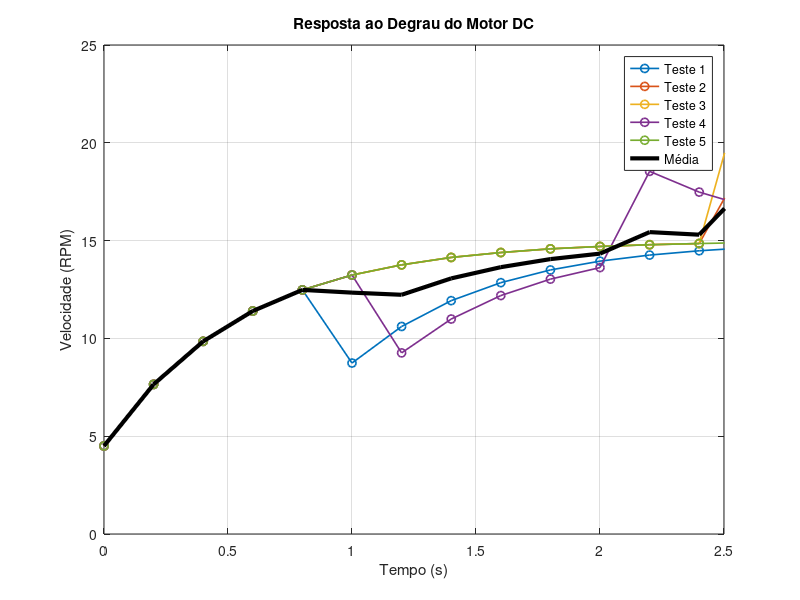

The MATLAB source for this figure:
clc;
clear;
close all;

% ==========================================
% TEMPO
% ==========================================

t = 0:0.2:3.8;

% ==========================================
% TESTE 1
% ==========================================

rpm1 = [
4.50
7.65
9.85
11.40
12.48
8.74
10.61
11.93
12.85
13.50
13.95
14.26
14.48
14.64
19.25
17.97
21.58
19.61
18.22
17.26
];

% ==========================================
% TESTE 2
% ==========================================

rpm2 = [
4.50
7.65
9.85
11.40
12.48
13.24
13.76
14.14
14.39
14.58
14.70
14.79
14.85
19.40
18.08
21.66
19.66
18.26
17.28
16.60
];

% ==========================================
% TESTE 3
% ==========================================

rpm3 = [
4.50
7.65
9.85
11.40
12.48
13.24
13.76
14.14
14.39
14.58
14.70
14.79
14.85
23.90
21.23
19.36
22.55
20.29
18.70
17.59
];

% ==========================================
% TESTE 4
% ==========================================

rpm4 = [
4.50
7.65
9.85
11.40
12.48
13.24
9.26
10.99
12.19
13.03
13.62
18.54
17.48
16.73
20.71
19.00
17.80
16.96
16.37
15.96
];

% ==========================================
% TESTE 5
% ==========================================

rpm5 = [
4.50
7.65
9.85
11.40
12.48
13.24
13.76
14.14
14.39
14.58
14.70
14.79
14.85
14.90
19.43
18.10
17.17
16.52
16.06
15.74
];

% ==========================================
% MÉDIA
% ==========================================

rpm_med = (rpm1 + rpm2 + rpm3 + rpm4 + rpm5)/5;

% ==========================================
% PLOT
% ==========================================

figure;

plot(t,rpm1,'-o','LineWidth',1.2);
hold on;

plot(t,rpm2,'-o','LineWidth',1.2);
plot(t,rpm3,'-o','LineWidth',1.2);
plot(t,rpm4,'-o','LineWidth',1.2);
plot(t,rpm5,'-o','LineWidth',1.2);

% média destacada
plot(t,rpm_med,'k','LineWidth',3);



grid on;

xlabel('Tempo (s)');
ylabel('Velocidade (RPM)');

title('Resposta ao Degrau do Motor DC');
xlim([0 2.5])
ylim([0 25])   % opcional
legend(
'Teste 1',
'Teste 2',
'Teste 3',
'Teste 4',
'Teste 5',
'Média'
);
